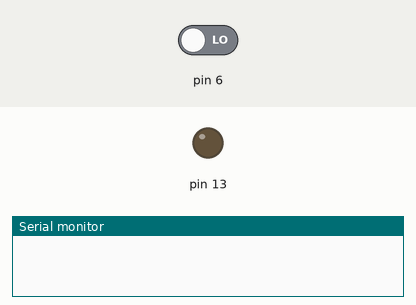
Simulated run of this sketch. Board: Arduino Uno, built with avr-gcc and run on an emulated ATmega328P. Parts: output pins drawn as LEDs (lit = HIGH), the last lines printed to the serial monitor. The test bench sets the inputs (shaded band); at power-on: pin 6 LOW.

Above: at 1.2 s.
1.3 s: pin 6 driven HIGH
At 2.5 s:
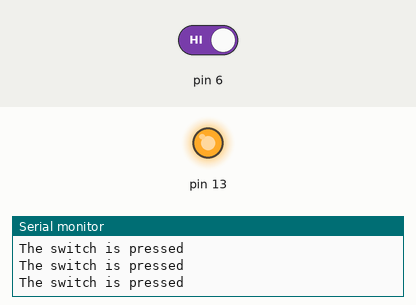
2.9 s: pin 6 driven LOW
At 4.4 s:
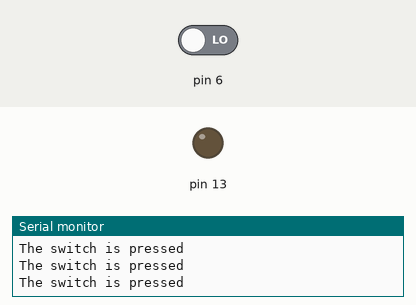
Timing chart, 0 to 5.9 s (numbered marks = the images above; inputs shaded):
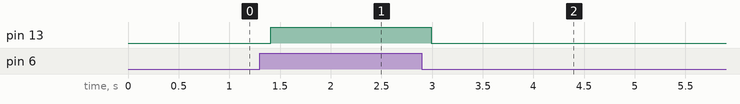

The sketch:

_practice_switch_status_display_using_arduino_uno.ino
```cpp
void setup() {
  pinMode(6, INPUT);
  pinMode(13, OUTPUT);
  Serial.begin(9600);
}

void loop() {
  int var = digitalRead(6);

  if (var == HIGH) {
    digitalWrite(13, HIGH);
    Serial.println("The switch is pressed");
  }
  else {
    digitalWrite(13, LOW);
  }

  delay(176);
}
```

Measured:
- after the input at 1.3 s, pin 13: LOW → HIGH after 0.11 s
- after the input at 2.9 s, pin 13: HIGH → LOW after 0.09 s
